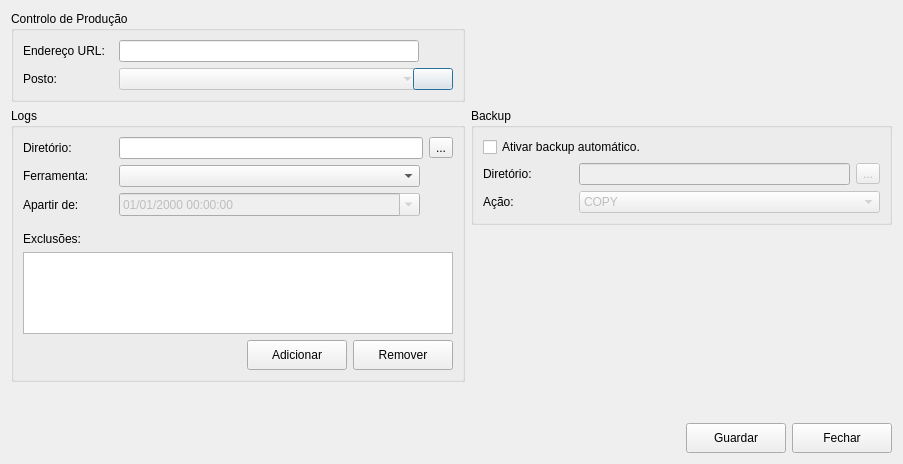
<?xml version="1.0" encoding="UTF-8"?>
<ui version="4.0">
 <class>SettingsDialog</class>
 <widget class="QDialog" name="SettingsDialog">
  <property name="geometry">
   <rect>
    <x>0</x>
    <y>0</y>
    <width>903</width>
    <height>464</height>
   </rect>
  </property>
  <property name="minimumSize">
   <size>
    <width>470</width>
    <height>310</height>
   </size>
  </property>
  <property name="maximumSize">
   <size>
    <width>9999</width>
    <height>9999</height>
   </size>
  </property>
  <property name="windowTitle">
   <string>Controlo de Produção - Definições</string>
  </property>
  <property name="windowIcon">
   <iconset resource="resources.qrc">
    <normaloff>:/images/images/logo-uartronica-final-mini.png</normaloff>:/images/images/logo-uartronica-final-mini.png</iconset>
  </property>
  <property name="styleSheet">
   <string notr="true">font: 10pt &quot;MS Shell Dlg 2&quot;;</string>
  </property>
  <layout class="QVBoxLayout" name="verticalLayout">
   <item>
    <layout class="QGridLayout" name="gridLayout">
     <item row="0" column="0">
      <widget class="QGroupBox" name="groupBox">
       <property name="title">
        <string>Controlo de Produção</string>
       </property>
       <property name="flat">
        <bool>false</bool>
       </property>
       <property name="checkable">
        <bool>false</bool>
       </property>
       <layout class="QVBoxLayout" name="verticalLayout_2">
        <item>
         <layout class="QHBoxLayout" name="horizontalLayout_2">
          <item alignment="Qt::AlignHCenter">
           <widget class="QLabel" name="label">
            <property name="minimumSize">
             <size>
              <width>90</width>
              <height>0</height>
             </size>
            </property>
            <property name="styleSheet">
             <string notr="true">font: 75 10pt &quot;MS Shell Dlg 2&quot;;</string>
            </property>
            <property name="text">
             <string>Endereço URL:</string>
            </property>
           </widget>
          </item>
          <item>
           <widget class="QLineEdit" name="line_cp_url">
            <property name="minimumSize">
             <size>
              <width>300</width>
              <height>0</height>
             </size>
            </property>
            <property name="maximumSize">
             <size>
              <width>300</width>
              <height>16777215</height>
             </size>
            </property>
           </widget>
          </item>
          <item>
           <spacer name="horizontalSpacer_4">
            <property name="orientation">
             <enum>Qt::Horizontal</enum>
            </property>
            <property name="sizeHint" stdset="0">
             <size>
              <width>40</width>
              <height>20</height>
             </size>
            </property>
           </spacer>
          </item>
         </layout>
        </item>
        <item>
         <layout class="QHBoxLayout" name="horizontalLayout_7">
          <item>
           <widget class="QLabel" name="label_6">
            <property name="minimumSize">
             <size>
              <width>90</width>
              <height>0</height>
             </size>
            </property>
            <property name="text">
             <string>Posto:</string>
            </property>
           </widget>
          </item>
          <item>
           <widget class="QComboBox" name="combo_cp_workstation">
            <property name="enabled">
             <bool>false</bool>
            </property>
            <property name="minimumSize">
             <size>
              <width>300</width>
              <height>0</height>
             </size>
            </property>
            <property name="maximumSize">
             <size>
              <width>300</width>
              <height>16777215</height>
             </size>
            </property>
           </widget>
          </item>
          <item>
           <widget class="QPushButton" name="btn_update_workstations">
            <property name="minimumSize">
             <size>
              <width>0</width>
              <height>0</height>
             </size>
            </property>
            <property name="toolTip">
             <string>Atualizar lista de postos</string>
            </property>
            <property name="text">
             <string/>
            </property>
            <property name="icon">
             <iconset resource="resources.qrc">
              <normaloff>:/images/images/rotate-right.png</normaloff>:/images/images/rotate-right.png</iconset>
            </property>
           </widget>
          </item>
          <item>
           <spacer name="horizontalSpacer_6">
            <property name="orientation">
             <enum>Qt::Horizontal</enum>
            </property>
            <property name="sizeHint" stdset="0">
             <size>
              <width>40</width>
              <height>20</height>
             </size>
            </property>
           </spacer>
          </item>
         </layout>
        </item>
       </layout>
      </widget>
     </item>
     <item row="1" column="1">
      <layout class="QVBoxLayout" name="verticalLayout_6">
       <item>
        <widget class="QGroupBox" name="groupBox_3">
         <property name="toolTip">
          <string>&lt;html&gt;&lt;head/&gt;&lt;body&gt;&lt;p&gt;Regras de backup de logs.&lt;/p&gt;&lt;/body&gt;&lt;/html&gt;</string>
         </property>
         <property name="title">
          <string>Backup</string>
         </property>
         <layout class="QVBoxLayout" name="verticalLayout_4">
          <item>
           <widget class="QCheckBox" name="checkbox_activate_backup">
            <property name="text">
             <string>Ativar backup automático.</string>
            </property>
           </widget>
          </item>
          <item>
           <layout class="QHBoxLayout" name="horizontalLayout_6">
            <item>
             <widget class="QLabel" name="label_5">
              <property name="minimumSize">
               <size>
                <width>90</width>
                <height>0</height>
               </size>
              </property>
              <property name="text">
               <string>Diretório:</string>
              </property>
             </widget>
            </item>
            <item>
             <widget class="QLineEdit" name="line_backup_location">
              <property name="enabled">
               <bool>false</bool>
              </property>
              <property name="minimumSize">
               <size>
                <width>0</width>
                <height>0</height>
               </size>
              </property>
             </widget>
            </item>
            <item>
             <widget class="QToolButton" name="btn_dir_explorer_backup">
              <property name="enabled">
               <bool>false</bool>
              </property>
              <property name="text">
               <string>...</string>
              </property>
             </widget>
            </item>
           </layout>
          </item>
          <item>
           <layout class="QHBoxLayout" name="horizontalLayout_8">
            <item>
             <widget class="QLabel" name="label_7">
              <property name="minimumSize">
               <size>
                <width>90</width>
                <height>0</height>
               </size>
              </property>
              <property name="text">
               <string>Ação:</string>
              </property>
             </widget>
            </item>
            <item>
             <widget class="QComboBox" name="combo_backup_action">
              <property name="enabled">
               <bool>false</bool>
              </property>
              <property name="minimumSize">
               <size>
                <width>301</width>
                <height>0</height>
               </size>
              </property>
              <item>
               <property name="text">
                <string>COPY</string>
               </property>
              </item>
              <item>
               <property name="text">
                <string>MOVE</string>
               </property>
              </item>
             </widget>
            </item>
            <item>
             <spacer name="horizontalSpacer_5">
              <property name="orientation">
               <enum>Qt::Horizontal</enum>
              </property>
              <property name="sizeHint" stdset="0">
               <size>
                <width>40</width>
                <height>20</height>
               </size>
              </property>
             </spacer>
            </item>
           </layout>
          </item>
         </layout>
        </widget>
       </item>
       <item>
        <spacer name="verticalSpacer_2">
         <property name="orientation">
          <enum>Qt::Vertical</enum>
         </property>
         <property name="sizeHint" stdset="0">
          <size>
           <width>20</width>
           <height>40</height>
          </size>
         </property>
        </spacer>
       </item>
      </layout>
     </item>
     <item row="1" column="0">
      <widget class="QGroupBox" name="groupBox_2">
       <property name="toolTip">
        <string>&lt;html&gt;&lt;head/&gt;&lt;body&gt;&lt;p&gt;Regras de processamento de logs.&lt;/p&gt;&lt;/body&gt;&lt;/html&gt;</string>
       </property>
       <property name="title">
        <string>Logs</string>
       </property>
       <layout class="QVBoxLayout" name="verticalLayout_3">
        <item>
         <layout class="QHBoxLayout" name="horizontalLayout_5">
          <item>
           <widget class="QLabel" name="label_4">
            <property name="minimumSize">
             <size>
              <width>90</width>
              <height>0</height>
             </size>
            </property>
            <property name="text">
             <string>Diretório:</string>
            </property>
           </widget>
          </item>
          <item>
           <widget class="QLineEdit" name="line_logs_location">
            <property name="minimumSize">
             <size>
              <width>0</width>
              <height>0</height>
             </size>
            </property>
           </widget>
          </item>
          <item>
           <widget class="QToolButton" name="btn_dir_explorer">
            <property name="text">
             <string>...</string>
            </property>
           </widget>
          </item>
         </layout>
        </item>
        <item>
         <layout class="QHBoxLayout" name="horizontalLayout_4">
          <item>
           <widget class="QLabel" name="label_3">
            <property name="minimumSize">
             <size>
              <width>90</width>
              <height>0</height>
             </size>
            </property>
            <property name="text">
             <string>Ferramenta:</string>
            </property>
           </widget>
          </item>
          <item>
           <widget class="QComboBox" name="combo_logs_tool">
            <property name="minimumSize">
             <size>
              <width>301</width>
              <height>0</height>
             </size>
            </property>
           </widget>
          </item>
          <item>
           <spacer name="horizontalSpacer_3">
            <property name="orientation">
             <enum>Qt::Horizontal</enum>
            </property>
            <property name="sizeHint" stdset="0">
             <size>
              <width>40</width>
              <height>20</height>
             </size>
            </property>
           </spacer>
          </item>
         </layout>
        </item>
        <item>
         <layout class="QHBoxLayout" name="horizontalLayout_3">
          <item>
           <widget class="QLabel" name="label_2">
            <property name="minimumSize">
             <size>
              <width>90</width>
              <height>0</height>
             </size>
            </property>
            <property name="text">
             <string>Apartir de:</string>
            </property>
           </widget>
          </item>
          <item>
           <widget class="QDateTimeEdit" name="line_logs_date_start">
            <property name="enabled">
             <bool>false</bool>
            </property>
            <property name="minimumSize">
             <size>
              <width>301</width>
              <height>0</height>
             </size>
            </property>
            <property name="toolTip">
             <string>&lt;html&gt;&lt;head/&gt;&lt;body&gt;&lt;p&gt;Processa logs com data de registo maior ou igual ao definido ignorando logs mais antigos.&lt;/p&gt;&lt;/body&gt;&lt;/html&gt;</string>
            </property>
            <property name="displayFormat">
             <string>dd/MM/yyyy HH:mm:ss</string>
            </property>
            <property name="calendarPopup">
             <bool>true</bool>
            </property>
           </widget>
          </item>
          <item>
           <spacer name="horizontalSpacer_2">
            <property name="orientation">
             <enum>Qt::Horizontal</enum>
            </property>
            <property name="sizeHint" stdset="0">
             <size>
              <width>40</width>
              <height>20</height>
             </size>
            </property>
           </spacer>
          </item>
         </layout>
        </item>
        <item>
         <spacer name="verticalSpacer_3">
          <property name="orientation">
           <enum>Qt::Vertical</enum>
          </property>
          <property name="sizeType">
           <enum>QSizePolicy::Fixed</enum>
          </property>
          <property name="sizeHint" stdset="0">
           <size>
            <width>20</width>
            <height>10</height>
           </size>
          </property>
         </spacer>
        </item>
        <item>
         <widget class="QLabel" name="label_8">
          <property name="toolTip">
           <string>&lt;html&gt;&lt;head/&gt;&lt;body&gt;&lt;p&gt;Lista de diretórios a excluir do processamento de logs.&lt;/p&gt;&lt;/body&gt;&lt;/html&gt;</string>
          </property>
          <property name="text">
           <string>Exclusões:</string>
          </property>
         </widget>
        </item>
        <item>
         <widget class="QListWidget" name="list_excluded"/>
        </item>
        <item>
         <layout class="QHBoxLayout" name="horizontalLayout_9">
          <item>
           <spacer name="horizontalSpacer_7">
            <property name="orientation">
             <enum>Qt::Horizontal</enum>
            </property>
            <property name="sizeHint" stdset="0">
             <size>
              <width>40</width>
              <height>20</height>
             </size>
            </property>
           </spacer>
          </item>
          <item>
           <widget class="QPushButton" name="btn_add_exclusion">
            <property name="minimumSize">
             <size>
              <width>100</width>
              <height>30</height>
             </size>
            </property>
            <property name="text">
             <string>Adicionar</string>
            </property>
           </widget>
          </item>
          <item>
           <widget class="QPushButton" name="btn_rm_excluded">
            <property name="minimumSize">
             <size>
              <width>100</width>
              <height>30</height>
             </size>
            </property>
            <property name="text">
             <string>Remover</string>
            </property>
           </widget>
          </item>
         </layout>
        </item>
       </layout>
      </widget>
     </item>
    </layout>
   </item>
   <item>
    <spacer name="verticalSpacer">
     <property name="orientation">
      <enum>Qt::Vertical</enum>
     </property>
     <property name="sizeType">
      <enum>QSizePolicy::Fixed</enum>
     </property>
     <property name="sizeHint" stdset="0">
      <size>
       <width>20</width>
       <height>15</height>
      </size>
     </property>
    </spacer>
   </item>
   <item>
    <widget class="QLabel" name="label_form_error">
     <property name="styleSheet">
      <string notr="true">font: 8pt &quot;MS Shell Dlg 2&quot;;
color: rgb(255, 0, 0);</string>
     </property>
     <property name="text">
      <string/>
     </property>
    </widget>
   </item>
   <item>
    <layout class="QHBoxLayout" name="horizontalLayout">
     <item>
      <spacer name="horizontalSpacer">
       <property name="orientation">
        <enum>Qt::Horizontal</enum>
       </property>
       <property name="sizeHint" stdset="0">
        <size>
         <width>40</width>
         <height>20</height>
        </size>
       </property>
      </spacer>
     </item>
     <item alignment="Qt::AlignRight">
      <widget class="QPushButton" name="btn_save">
       <property name="minimumSize">
        <size>
         <width>100</width>
         <height>30</height>
        </size>
       </property>
       <property name="text">
        <string>Guardar</string>
       </property>
      </widget>
     </item>
     <item alignment="Qt::AlignRight">
      <widget class="QPushButton" name="btn_close">
       <property name="minimumSize">
        <size>
         <width>100</width>
         <height>30</height>
        </size>
       </property>
       <property name="text">
        <string>Fechar</string>
       </property>
      </widget>
     </item>
    </layout>
   </item>
  </layout>
 </widget>
 <resources>
  <include location="resources.qrc"/>
 </resources>
 <connections>
  <connection>
   <sender>btn_close</sender>
   <signal>clicked()</signal>
   <receiver>SettingsDialog</receiver>
   <slot>close()</slot>
   <hints>
    <hint type="sourcelabel">
     <x>892</x>
     <y>453</y>
    </hint>
    <hint type="destinationlabel">
     <x>398</x>
     <y>251</y>
    </hint>
   </hints>
  </connection>
  <connection>
   <sender>checkbox_activate_backup</sender>
   <signal>toggled(bool)</signal>
   <receiver>line_backup_location</receiver>
   <slot>setEnabled(bool)</slot>
   <hints>
    <hint type="sourcelabel">
     <x>565</x>
     <y>154</y>
    </hint>
    <hint type="destinationlabel">
     <x>727</x>
     <y>183</y>
    </hint>
   </hints>
  </connection>
  <connection>
   <sender>checkbox_activate_backup</sender>
   <signal>toggled(bool)</signal>
   <receiver>combo_backup_action</receiver>
   <slot>setEnabled(bool)</slot>
   <hints>
    <hint type="sourcelabel">
     <x>529</x>
     <y>154</y>
    </hint>
    <hint type="destinationlabel">
     <x>710</x>
     <y>213</y>
    </hint>
   </hints>
  </connection>
  <connection>
   <sender>checkbox_activate_backup</sender>
   <signal>toggled(bool)</signal>
   <receiver>btn_dir_explorer_backup</receiver>
   <slot>setEnabled(bool)</slot>
   <hints>
    <hint type="sourcelabel">
     <x>881</x>
     <y>154</y>
    </hint>
    <hint type="destinationlabel">
     <x>880</x>
     <y>183</y>
    </hint>
   </hints>
  </connection>
  <connection>
   <sender>checkbox_activate_backup</sender>
   <signal>toggled(bool)</signal>
   <receiver>line_backup_location</receiver>
   <slot>clear()</slot>
   <hints>
    <hint type="sourcelabel">
     <x>505</x>
     <y>144</y>
    </hint>
    <hint type="destinationlabel">
     <x>621</x>
     <y>176</y>
    </hint>
   </hints>
  </connection>
 </connections>
</ui>
